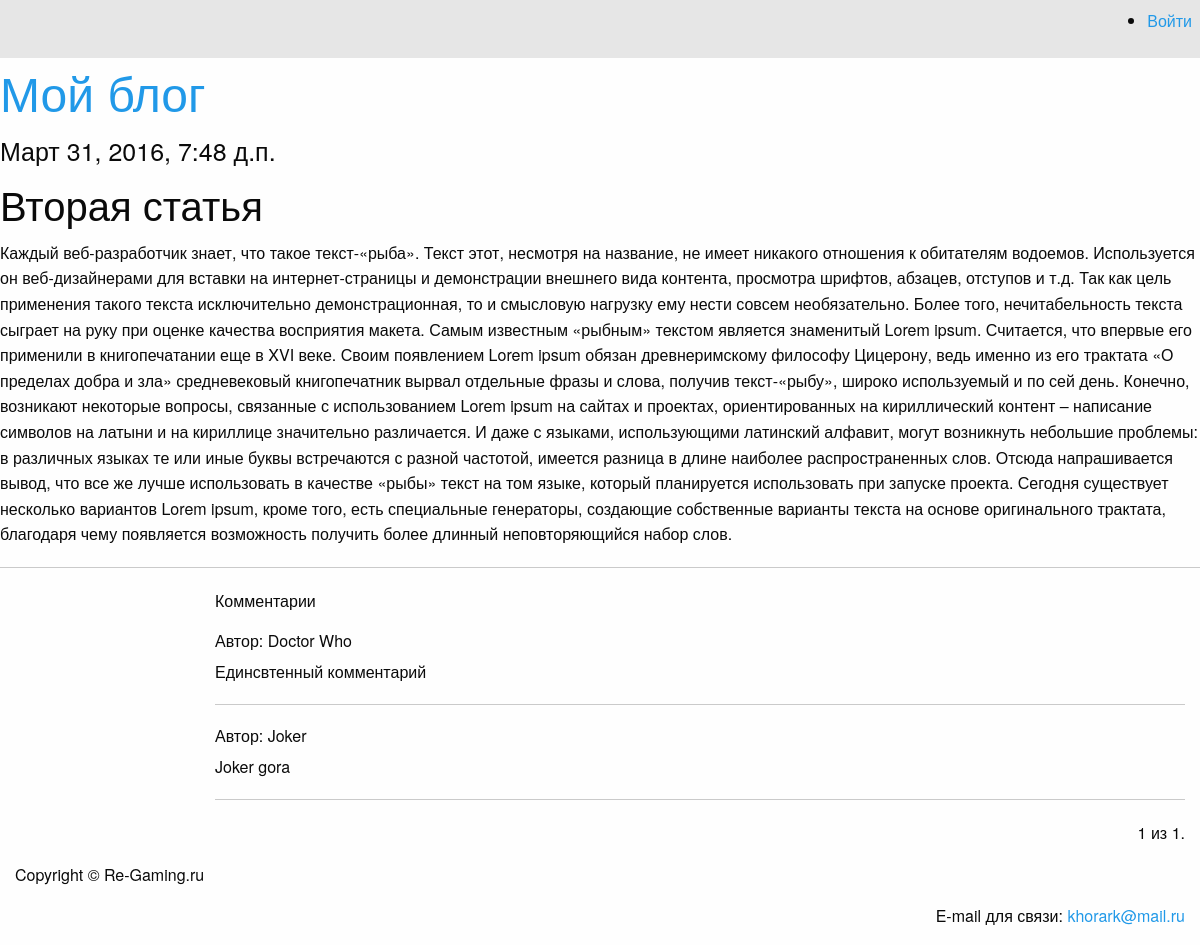
/articles/get/2/, run on the app's committed database.
### article/models.py (models this page shows)
class Article(models.Model):
    class Meta():
        db_table = "article"
    article_title = models.CharField(max_length=200)
    article_text = models.TextField()
    article_date = models.DateTimeField()
    article_likes = models.IntegerField(default=0)

class Comment(models.Model):
    class Meta():
        db_table = "comments"
    comments_text = models.TextField(verbose_name='Текст комментария')
    comments_author = models.CharField(
        max_length=100, default='anonymous', verbose_name='Автор')
    comments_article = models.ForeignKey(Article)

### article/views.py (the view)
# urls.py: url(r'^articles/get/(?P<article_id>\d)+/$', views.article),
def article(request, article_id=1):
    comment_form = CommentForm
    args = {}
    args.update(csrf(request))
    args['article'] = Article.objects.get(id=article_id)
    all_comments = Comment.objects.filter(comments_article_id=article_id)
    paginator = Paginator(all_comments, 3)
    page = request.GET.get('page')
    try:
        args['comments'] = paginator.page(page)
    except PageNotAnInteger:
        args['comments'] = paginator.page(1)
    except EmptyPage:
        args['comments'] = paginator.page(paginator.num_pages)
    args['form'] = comment_form
    args['username'] = auth.get_user(request).username
    return render_to_response('article.html', args)

### article/templates/article.html (shortened to what this page needs)
{% extends "main.html" %} {% block article %}
<h4>{{ article.article_date }}</h4>
<h2>{{ article.article_title }}</h2>
<p>{{ article.article_text }}</p>
<hr>
<div class="large-offset-1 large-10 columns">
    <p>Комментарии</p>
    {% for comment in comments %}
    <h6>Автор: {{ comment.comments_author }}</h6> {{comment.comments_text}}
    <hr> {% endfor %}
    <p class="text-right">
        <span>
	        <span class="current">
	            {{ comments.number }} из {{ comments.paginator.num_pages }}.
	        </span>
        </span>
    </p>
</div>
{% endblock article %}

### data on the page
Article: article_date "Март 31, 2016, 7:48 д.п.", article_title "Вторая статья", article_text "Каждый веб-разработчик знает, что такое текст-«рыба». Текст этот, несмотря на название, не имеет никакого отношения к обитателям водоемов. Используется он веб-дизайнерами для вставки на интернет-страницы и демонстрации внешнего вида контента, просмотра шрифтов, абзацев, отступов и т.д. Так как цель применения такого текста исключительно демонстрационная, то и смысловую нагрузку ему нести совсем необязательно. Более того, нечитабельность текста сыграет на руку при оценке качества восприятия макета. Самым известным «рыбным» текстом является знаменитый Lorem ipsum. Считается, что впервые его применили в книгопечатании еще в XVI веке. Своим появлением Lorem ipsum обязан древнеримскому философу…"
Comment: comments_author "Doctor Who", comments_text "Единсвтенный комментарий"
Comment: comments_author "Joker", comments_text "Joker gora"

### other printed values
{{ comments.number }} "1"
{{ comments.paginator.num_pages }} "1"
